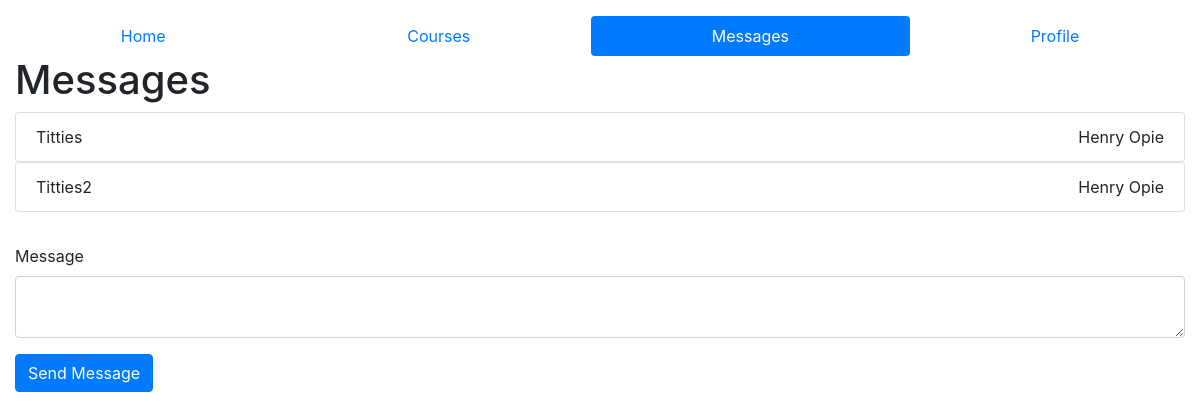
Page /ed/messages/3 (signed in) on the earlier database version.
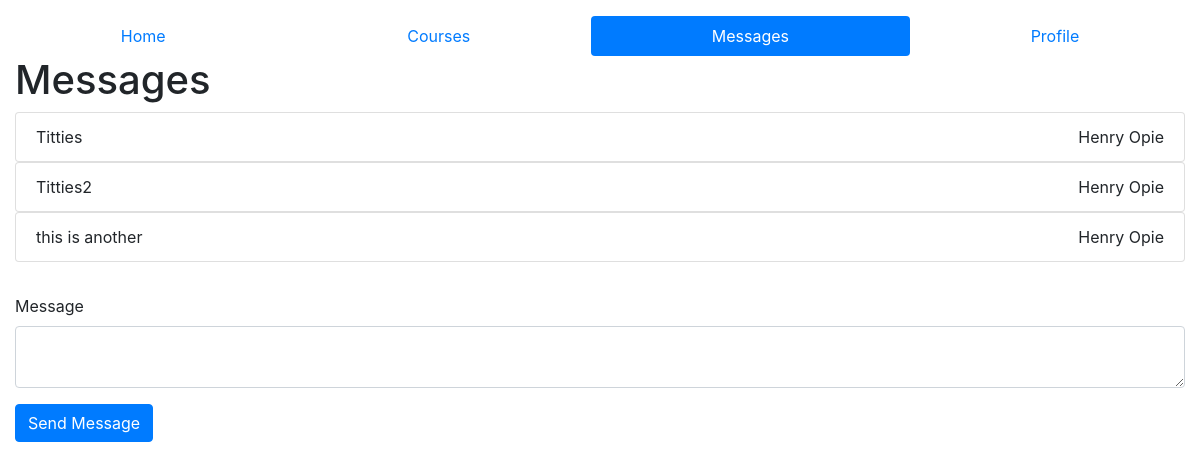
Same page on the later database version.
### ed/models.py (models this page shows)
class Message(models.Model):
    sender = models.ForeignKey(Profile, on_delete=models.CASCADE, null=True)
    body = models.TextField()

class Profile(models.Model):
    user = models.OneToOneField(User, on_delete=models.CASCADE, related_name='+', default=1)
    FirstName = models.CharField(max_length=50,default='firstname')
    LastName = models.CharField(max_length=50,default='lastname')

### ed/views.py (the view, shortened to what this page needs)
# urls.py: path('messages/<int:id>', views.message, name="message"),
def message(request,id):
    profile = Profile.objects.get(user=request.user)
    otherID = Profile.objects.get(id=id)
    chat = Group.objects.filter(members=profile.id)
    memberships1 = ChatMembership.objects.filter(person=profile.id)
    memberships2 = ChatMembership.objects.filter(person=id)
    groups1 = memberships1.values_list('group', flat=True)
    groups2 = memberships2.values_list('group', flat=True)
    group = list(set(groups1).intersection(groups2))
    print("Group: ", group)
    if group:
        group = Group.objects.get(id=group[0])
    if not request.POST:
        messages = group.messages.all()
        msg = Message.objects.filter(id__in=messages)
        context= {
            'id': id,
            'active': 'messages',
            'messages' : msg
        }
        return render(request, 'message.html', context=context)

### templates/message.html (shortened to what this page needs)
{% extends "core.html" %}
{% block content %}
    {% if messages %}
    <h1>Messages</h1>
        {% for message in messages %}
            <ul class="list-group ">
                <li class="list-group-item message">
                    <div class="message-body">
                        {{message.body}}
                    </div>
                    <div class="message-sender">
                        {{message.sender.FirstName}} {{message.sender.LastName}}
                    </div>
                </li>
            </ul>
        {% endfor %}
    {% endif %}
    <form action="/ed/messages/{{id}}" method="post" style="margin-top: 2rem;">
        <div class="form-group">
            <label for="message">Message</label>
            <textarea id="message" name="message" type="text" class="form-control"> </textarea>
        </div>
        <div class="form-group">
            <input type="submit" value="Send Message" style="width: auto" class="btn btn-primary">
        </div>
    </form>
{% endblock %}

Differences in the rows shown:
added Message: body "this is another", sender.FirstName "Henry", sender.LastName "Opie"
